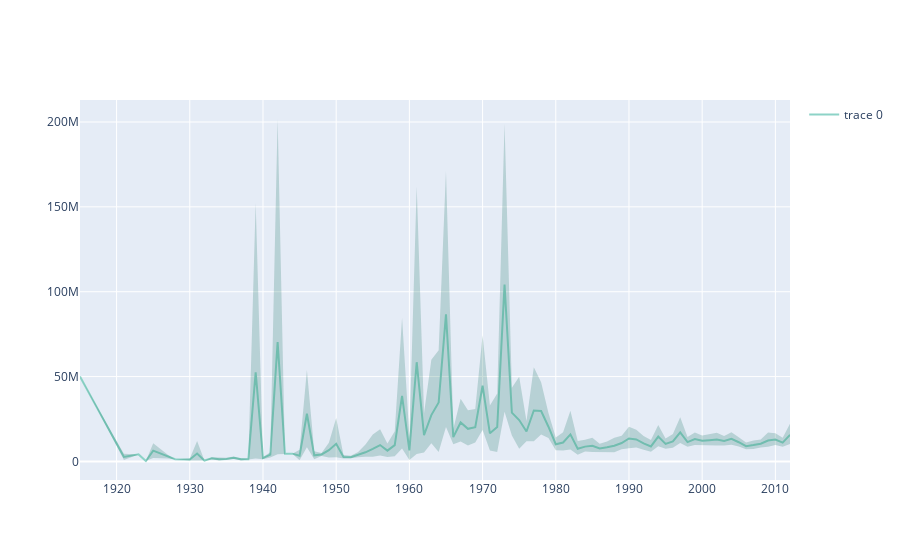

The notebook cell saved with this chart:
### Code cell
x = list(years_female_treated[0])
y = revenue_female_treated[0].values
y_upper = treated_female_cis_upper[0]
y_lower = treated_female_cis_lower[0]


fig = go.Figure([
    go.Scatter(
        x=x,
        y=y,
        line=dict(color='rgb(141,211,199)'),
        mode='lines'
    ),
    go.Scatter(
        x=x+x[::-1], # x, then x reversed
        y=y_upper+y_lower[::-1], # upper, then lower reversed
        fill='toself',
        fillcolor='rgba(0,100,80,0.2)',
        line=dict(color='rgba(255,255,255,0)'),
        hoverinfo="skip",
        showlegend=False
    )
])
fig.show()
